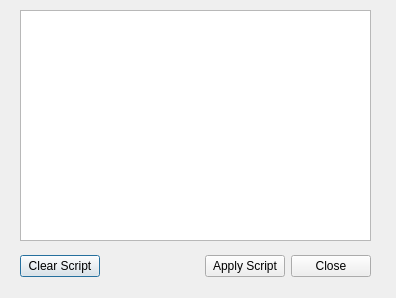
<ui version="4.0" >
 <author></author>
 <comment></comment>
 <exportmacro></exportmacro>
 <class>scriptDialog</class>
 <widget class="QDialog" name="scriptDialog" >
  <property name="geometry" >
   <rect>
    <x>0</x>
    <y>0</y>
    <width>396</width>
    <height>298</height>
   </rect>
  </property>
  <property name="windowTitle" >
   <string>Dialog</string>
  </property>
  <widget class="QWidget" name="layoutWidget" >
   <property name="geometry" >
    <rect>
     <x>20</x>
     <y>250</y>
     <width>351</width>
     <height>33</height>
    </rect>
   </property>
   <layout class="QHBoxLayout" >
    <property name="margin" >
     <number>0</number>
    </property>
    <property name="spacing" >
     <number>6</number>
    </property>
    <item>
     <widget class="QPushButton" name="clearScriptButton" >
      <property name="text" >
       <string>Clear Script</string>
      </property>
     </widget>
    </item>
    <item>
     <spacer>
      <property name="orientation" >
       <enum>Qt::Horizontal</enum>
      </property>
      <property name="sizeHint" >
       <size>
        <width>131</width>
        <height>31</height>
       </size>
      </property>
     </spacer>
    </item>
    <item>
     <widget class="QPushButton" name="okButton" >
      <property name="text" >
       <string>Apply Script</string>
      </property>
     </widget>
    </item>
    <item>
     <widget class="QPushButton" name="cancelButton" >
      <property name="text" >
       <string>Close</string>
      </property>
     </widget>
    </item>
   </layout>
  </widget>
  <widget class="QListWidget" name="scriptListWidget" >
   <property name="geometry" >
    <rect>
     <x>20</x>
     <y>10</y>
     <width>351</width>
     <height>231</height>
    </rect>
   </property>
  </widget>
 </widget>
 <pixmapfunction></pixmapfunction>
 <resources/>
 <connections>
  <connection>
   <sender>okButton</sender>
   <signal>clicked()</signal>
   <receiver>scriptDialog</receiver>
   <slot>accept()</slot>
   <hints>
    <hint type="sourcelabel" >
     <x>278</x>
     <y>253</y>
    </hint>
    <hint type="destinationlabel" >
     <x>96</x>
     <y>254</y>
    </hint>
   </hints>
  </connection>
  <connection>
   <sender>cancelButton</sender>
   <signal>clicked()</signal>
   <receiver>scriptDialog</receiver>
   <slot>reject()</slot>
   <hints>
    <hint type="sourcelabel" >
     <x>369</x>
     <y>253</y>
    </hint>
    <hint type="destinationlabel" >
     <x>179</x>
     <y>282</y>
    </hint>
   </hints>
  </connection>
 </connections>
</ui>
